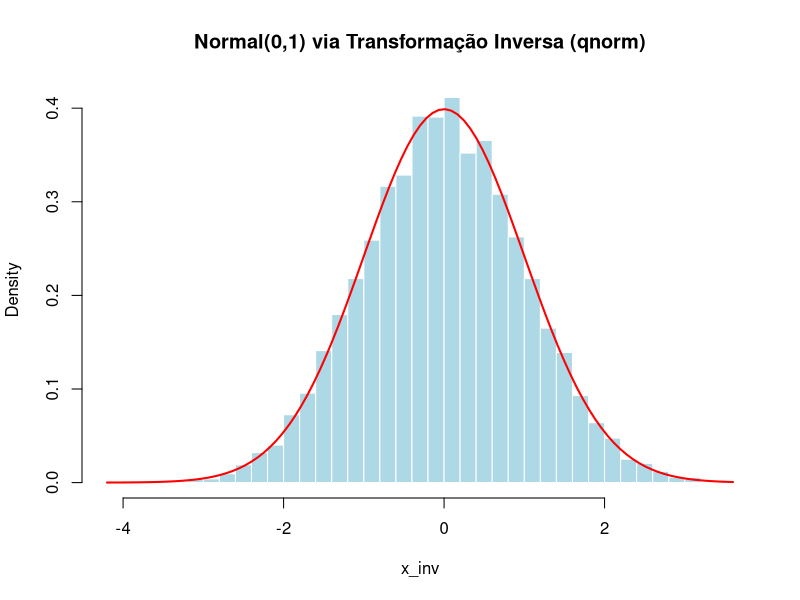

Source code (R):
# Número de amostras
n <- 10000

# Gera Uniformes(0,1)
u <- runif(n)

# Transformação inversa via função quantil
x_inv <- qnorm(u, mean = 0, sd = 1)

# Histograma
hist(
  x_inv,
  breaks = 50,
  probability = TRUE,
  main = "Normal(0,1) via Transformação Inversa (qnorm)",
  col = "lightblue",
  border = "white"
)

# Curva teórica
curve(dnorm(x), add = TRUE, col = "red", lwd = 2)
